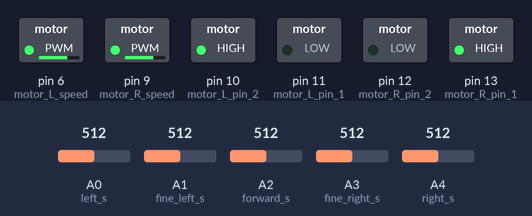
The sketch below on a simulated Arduino Uno, built with avr-gcc and run on an emulated ATmega328P. Parts: switched loads named in the sketch (green lamp = pin HIGH). The inputs (shaded band) are chosen by the test bench; at power-on: A0 (left_s) = 512, A4 (right_s) = 512, A1 (fine_left_s) = 512, A2 (forward_s) = 512, A3 (fine_right_s) = 512.

Above: at 1.2 s.
1.3 s: A0 (left_s) set to 109
2.8 s: A0 (left_s) set to 89
At 4.0 s:
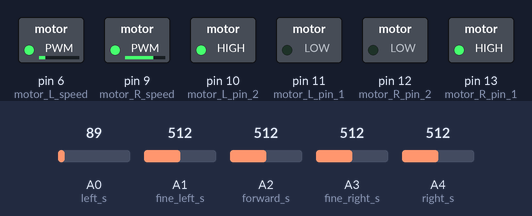
4.3 s: A4 (right_s) set to 105
5.8 s: A4 (right_s) set to 89
At 6.5 s:
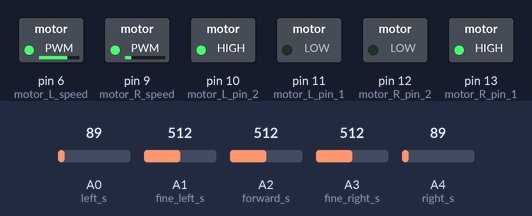
7.3 s: A4 (right_s) set to 110
At 7.6 s:
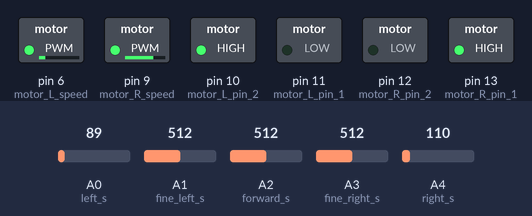
8.8 s: A4 (right_s) set to 90
At 10.0 s:
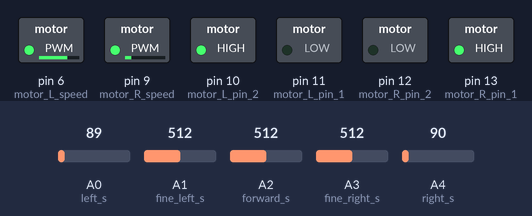
Timing chart, 0 to 11.3 s (numbered marks = the images above; inputs shaded):
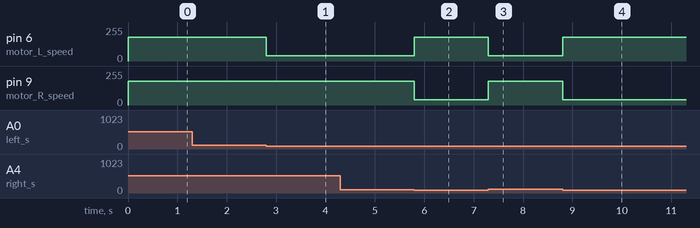

Measured:
- the behaviour switches between 100 and 99 on A0 (left_s) (found by bisection; images 0 and 1)
- the behaviour switches between 100 and 99 on A4 (right_s) (found by bisection; images 1 and 2)
- after the input at 1.3 s, every drawn part: stays the same
- after the input at 2.8 s, pin 6 (motor_L_speed): 180/255 → 40/255 at once
- after the input at 4.3 s, every drawn part: stays the same
- after the input at 5.8 s, pin 6 (motor_L_speed): 40/255 → 180/255 at once; pin 9 (motor_R_speed): 180/255 → 40/255 at once
- after the input at 7.3 s, pin 6 (motor_L_speed): 180/255 → 40/255 at once; pin 9 (motor_R_speed): 40/255 → 180/255 at once
- after the input at 8.8 s, pin 6 (motor_L_speed): 40/255 → 180/255 at once; pin 9 (motor_R_speed): 180/255 → 40/255 at once

The sketch:

line_follower.ino
```cpp
/**************************************************************/
/********** SWC : Line Follower *******************************/
/********** Date : 17 December 2024 ***************************/
/********** Author : Mahmoud Abdelghani ***********************/
/********** Version :2.2          *****************************/

//used pins
#define forward_s A2
#define fine_right_s  A3
#define fine_left_s A1
#define right_s A4
#define left_s A0
#define motor_R_pin_1 13
#define motor_R_pin_2 12
#define motor_L_pin_1 11
#define motor_L_pin_2 10
#define motor_R_speed 9
#define motor_L_speed 6

typedef unsigned char u8;

u8 forward_flag=0;
u8 fine_right_flag=0;
u8 fine_left_flag=0;
u8 right_flag=0;
u8 left_flag=0;
u8 previous_one=0;

//an enum to define directions
typedef enum
{
forward=0,
fine_left,//the dirctions if line found in fine_left_sensor
fine_right,//the dirctions if line found in fine_right_sensor
right,//the direction if line found in right sensor
left//the direction if line found in left sensor
}Direction;

// this function gets reading from our 5 sensors then do an action by returning the next direction using enum
Direction Next_Move()
{

  if (analogRead(forward_s)<100)
  {
    forward_flag=1;
  }
  else
  {
    forward_flag=0;
  }
  if (analogRead(fine_right_s)<100)
  {
    fine_right_flag=1;
  }
  else
  {
    fine_right_flag=0;
  }
  if (analogRead(fine_left_s)<100)
  {
    fine_left_flag=1;
  }
  else
  {
    fine_left_flag=0;
  }
  if (analogRead(right_s)<100)
  {
    right_flag=1;
  }
  else
  {
    right_flag=0;
  }
  if (analogRead(left_s)<100)
  {
    left_flag=1;
  }
  else
  {
    left_flag=0;
  }
  if (forward_flag)
  {
    return forward;
  }
  else if (right_flag)
  {
    previous_one=right;
    return right;
  }
  else if (left_flag)
  {
    previous_one=left;
    return left;
  }
  else if (fine_left_flag)
  {
    previous_one=fine_left_flag;
    return fine_left;
  }
  else if (fine_right_flag)
  {
    previous_one=fine_right_flag;
    return fine_right;
  }
  else
  {
    return previous_one;//previous one is avriable saves the poaition of the last time the line appeared
    //this helps in case of turning and all sensors can't see any line
  }
}

//all of these function controls the actions of motor by changing its speed to change rhe direction of our viechel
void move_forward()
{
  analogWrite(motor_L_speed, 180);
  analogWrite(motor_R_speed, 180);
}

void move_fine_right()
{
  analogWrite(motor_L_speed, 180);
  analogWrite(motor_R_speed, 80);
}

void move_fine_left()
{
  analogWrite(motor_L_speed, 80);
  analogWrite(motor_R_speed, 180);
}

void move_right()
{
  analogWrite(motor_L_speed, 180);
  analogWrite(motor_R_speed, 40);
}

void move_left()
{
  analogWrite(motor_L_speed, 40);
  analogWrite(motor_R_speed, 180);
}

//array of poiters to function and note that its element are arrenged in the order of enum it helps to use enum directly to call the correct function in the correct time
//something Like RTOS but it's different
void (*arr_of_ptr_to_func[])(void)={move_forward,move_fine_left,move_fine_right,move_right,move_left};

void setup() {

  pinMode(forward_s, INPUT);
  pinMode(fine_left_s, INPUT);
  pinMode(fine_right_s, INPUT);
  pinMode(right_s, INPUT);
  pinMode(left_s, INPUT);

  pinMode(motor_L_pin_1, OUTPUT);
  pinMode(motor_L_pin_2, OUTPUT);
  pinMode(motor_R_pin_1, OUTPUT);
  pinMode(motor_R_pin_2, OUTPUT);
  pinMode(motor_L_speed, OUTPUT);
  pinMode(motor_R_speed, OUTPUT);

  //motors are ON and ready to move
  analogWrite(motor_L_speed, 0);
  analogWrite(motor_R_speed, 0);
  analogWrite(motor_L_speed, 150);
  analogWrite(motor_R_speed, 150);
  digitalWrite(motor_R_pin_1, HIGH);
  digitalWrite(motor_R_pin_2, LOW);
  digitalWrite(motor_L_pin_1, LOW);
  digitalWrite(motor_L_pin_2, HIGH);
}

void loop() {
  // this line can predict what is the correct function to operate in this time and selects it from arr of PTR by using sensor function
  arr_of_ptr_to_func[Next_Move()]();
}
```
